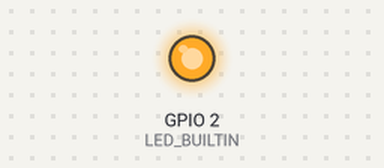
Simulated run of this sketch. Board: ESP8266 (NodeMCU). Shown: output pins drawn as LEDs (lit = HIGH, except the on-board LED, lit = LOW). WiFi joins after 1.5 s; servers stay silent unless stated; what the sketch prints to the serial monitor is not drawn.

Above: at 2.0 s.
At 6.5 s:
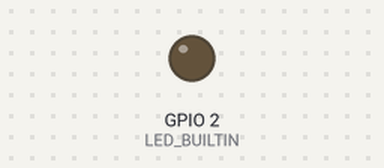
Timing chart, 0 to 8.4 s (numbered marks = the images above):
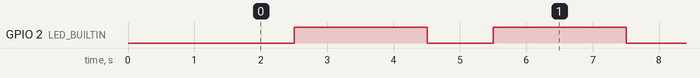

Measured:
- by itself, GPIO 2 (LED_BUILTIN): alternates HIGH for 2.0 s and LOW for 1.0 s

The sketch:

WebUpdater.ino
```cpp
/*
  To upload through terminal you can use: curl -F "image=@firmware.bin" esp8266-webupdate.local/update
*/

#include <ESP8266WiFi.h>
#include <WiFiClient.h>
#include <ESP8266WebServer.h>
#include <ESP8266mDNS.h>
#include <ESP8266HTTPUpdateServer.h>

#ifndef STASSID
#define STASSID "HIKMET"
#define STAPSK  "1999_XqC_2001"
#endif

const char* host = "esp8266-webupdate";
const char* ssid = STASSID;
const char* password = STAPSK;

ESP8266WebServer httpServer(80);
ESP8266HTTPUpdateServer httpUpdater;

void setup(void) {

  pinMode(LED_BUILTIN, OUTPUT);

  Serial.begin(115200);
  Serial.println();
  Serial.println("Booting Sketch...");
  WiFi.mode(WIFI_AP_STA);
  WiFi.begin(ssid, password);

  while (WiFi.waitForConnectResult() != WL_CONNECTED) {
    WiFi.begin(ssid, password);
    Serial.println("WiFi failed, retrying.");

  }

  MDNS.begin(host);

  httpUpdater.setup(&httpServer);
  httpServer.begin();

  MDNS.addService("http", "tcp", 80);
  Serial.printf("HTTPUpdateServer ready! Open http://%s.local/update in your browser\n", host);


}

void loop(void) {
  httpServer.handleClient();
  MDNS.update();
  digitalWrite(LED_BUILTIN, LOW);

  delay(1000);
  digitalWrite(LED_BUILTIN, HIGH);
  delay(2000);
}
```
